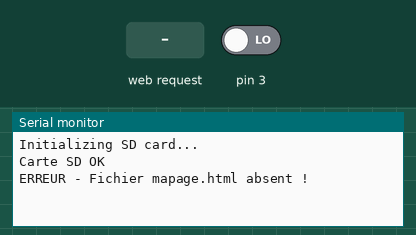
Simulated run of this sketch. Board: Arduino Uno, built with avr-gcc and run on an emulated ATmega328P. Parts: the last lines printed to the serial monitor. The inputs (shaded band) are chosen by the test bench; at power-on: pin 3 LOW. Storage starts empty.

Above: at 1.2 s.
1.3 s: HTTP request GET /ajax_switch received
At 1.49 s:
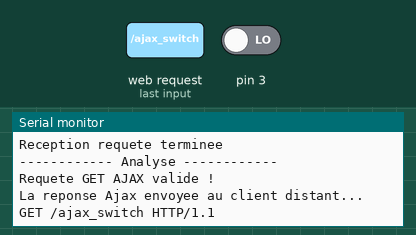
At 2.6 s:
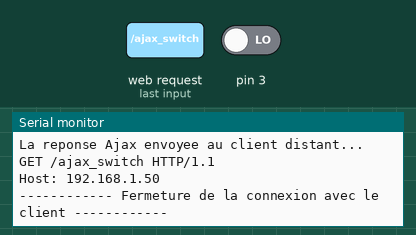

Measured:
- after the input at 1.3 s, the serial monitor: prints a new line at once (image 1)

The sketch:

Squelette.ino
```cpp
//************************************************************
//*** Lecture des caracteres en provenance d un client web **
//************************************************************
#include <SPI.h>
#include <Ethernet.h>
#include <SD.h>
//--- Declarations ---
byte mac[] = { 0x00, 0xAA, 0xBB, 0xCC, 0xDE, 0x02  }; //-- Addresse MAC à adapter
IPAddress ip(192,168,1,16);                           //-- Adresse IP à adapter
EthernetServer serveurHTTP(4200);                       //-- objet serveur utilisant le port 80 = port HTTP
String msg="";                                        //-- pour réception chaine requete
File webFile;                                         //-- pour afficher la page HTML

//--- Setup ---
void setup() {
	Serial.begin(9600);
    //-- Initialisation de la carte SD
    Serial.println("Initializing SD card...");
    if (!SD.begin(4)) {
        Serial.println("ERREUR - La carte SD est indisponible!");
        return;}
    Serial.println("Carte SD OK");
    if (!SD.exists("mapage.htm")) {
        Serial.println("ERREUR - Fichier mapage.html absent !");
        return;}
    Serial.println("Fichier mapage.html OK");
	//---- initialise le serveur ----
	Ethernet.begin(mac, ip);
	delay(1000);
	Serial.print("Shield Ethernet OK : L'adresse IP du shield Ethernet est : " );
	Serial.println(Ethernet.localIP());
	serveurHTTP.begin();
	Serial.println("Serveur Ethernet OK : Ecoute sur port 80 (http)");
}

//--- Traitement ---
void loop(){
	EthernetClient client = serveurHTTP.available(); //-- Objet Client Web
	if (client) { //-- Si un navigateur interroge l'URL de la carte Arduino
	   Serial.println ("... Reception demande client...");
	   ////////////////// Réception requete //////////////////////////
	   boolean currentLineIsBlank = true;
	   msg="";
	   while (client.connected()) {
		if (client.available()) { //-- Si octets disponibles en lecture
		   char c = client.read();
		   msg+=c;
                   if (c == '\n' && currentLineIsBlank) {	//--Dernière ligne du client reçue est vide
		       Serial.println ("Reception requete terminee");
		       //-- Analyse de la requete reçue
		       Serial.println("------------ Analyse ------------");
		       requeteOk(client);
		       if (msg.indexOf("ajax_switch") > -1) {
			  Serial.println ("Requete GET AJAX valide !");
			  //-- envoi de la réponse HTTP ---
			  envoiReponse(client);
			  Serial.println("La reponse Ajax envoyee au client distant...");}
		       else { //-- si pas la chaine souhaitée on envoie page entiere
			  Serial.println("Envoi mapage.html");
			  webFile = SD.open("mapage.htm");
                          if (webFile) {while(webFile.available()) {
                             client.write(webFile.read());}} //-- Envoi de la page web au client
                          webFile.close();}
			   //-- Affichage de la requete HTTP sur le port série
                       Serial.print(msg);
                       msg = "";
                       break;}
                //-- Chaque ligne de texte reçue se termine par \r\n
                if (c == '\n') { //-- Fin de ligne reçue
                   currentLineIsBlank = true;}
                else if (c != '\r') { //-- Un caractère en provenance du client est reçu
                   currentLineIsBlank = false;}}}
	//-- fermeture de la connexion avec le client après envoi réponse
	delay(1);
	client.stop();
	Serial.println("------------ Fermeture de la connexion avec le client ------------");
	Serial.println ("");
	}
}
//------------------------------------------------------
// Texte HTML à envoyer pour signifier que tout est ok
//-----------------------------------------------------
void requeteOk(EthernetClient client){
    client.println("HTTP/1.1 200 OK");
    client.println("Content-Type: text/html");
    client.println("Connection: keep-alive");
    client.println();}
//------------------------------------------------------
// Chaine à envoyer au client en réponse à une requête
//-----------------------------------------------------
 void envoiReponse(EthernetClient client){
    //-- Envoi au client en fonction de l'état d'une broche
    if (digitalRead(3)) {client.println("Switch state: ON");}
    else {client.println("Switch state: OFF");}
    }
```
